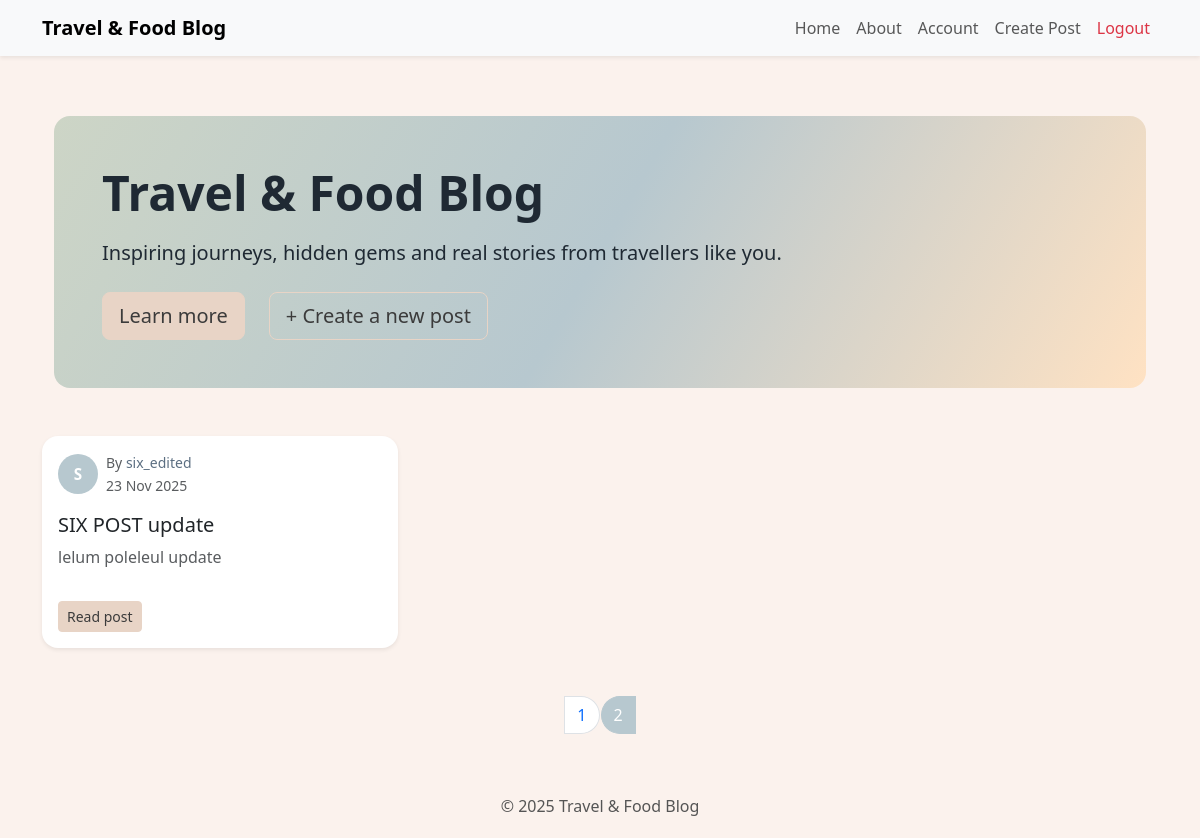
/?page=2 (signed in), run on the app's committed database.
### travelcompanyblog/models.py (models this page shows, shortened)
class BlogPost(db.Model):
    users = db.relationship(User)
    id = db.Column(db.Integer, primary_key=True)
    user_id = db.Column(db.Integer, db.ForeignKey('users.id'), nullable=False)
    date = db.Column(db.DateTime, nullable=False, default=datetime.utcnow)
    title = db.Column(db.String(140), nullable=False)
    text = db.Column(db.Text, nullable=False)

class User(db.Model, UserMixin):
    __tablename__ = 'users'
    id = db.Column(db.Integer, primary_key=True)
    profile_image = db.Column(db.String(64), nullable=False, default='default_profile.png')
    email = db.Column(db.String(64), unique=True, index=True)
    username = db.Column(db.String(64), unique=True, index=True)
    password_hash = db.Column(db.String(128))
    posts = db.relationship('BlogPost', backref='author', lazy=True)

### travelcompanyblog/core/views.py (the view)
@core.route('/')
def index():
    page = request.args.get('page', 1, type=int)
    blog_post = BlogPost.query.order_by(BlogPost.date.desc()).paginate(page=page, per_page=9)
    return render_template('index.html', blog_posts=blog_post)

### travelcompanyblog/models.py (called while the page is built)
@login_manager.user_loader
def load_user(user_id):
    return User.query.get(int(user_id))

### travelcompanyblog/templates/index.html (shortened to what this page needs)
{% extends "base.html" %}
{% block content %}
<div class="container" style="margin-top: 60px;">
<div class="bg-hero rounded-4 p-5 mb-5 text-center text-md-start">
  <h1 class="display-5 fw-bold mb-3">Travel & Food Blog</h1>
  <p class="lead mb-4">
    Inspiring journeys, hidden gems and real stories from travellers like you.
  </p>
  <div class="d-flex flex-column flex-sm-row gap-2">
    <a href="{{ url_for('core.info') }}" class="btn btn-accent btn-lg me-sm-3 mb-2 mb-sm-0">
      Learn more
    </a>
    {% if current_user.is_authenticated %}
      <a href="{{ url_for('blog_posts.create_post') }}" class="btn btn-outline-accent btn-lg">
        + Create a new post
      </a>
    {% else %}
      <a href="{{ url_for('users.register') }}" class="btn btn-outline-accent btn-lg">
        Join the community
      </a>
    {% endif %}
  </div>
</div>
</div>
<div class="row g-4">
  {% for post in blog_posts.items %}
    <div class="col-md-6 col-lg-4">
      <div class="card h-100 shadow-sm border-0 blog-card">
        <div class="card-body d-flex flex-column">
          <div class="d-flex align-items-center mb-3">
            <div class="avatar-circle me-2">
              {{ post.author.username[0]|upper }}
            </div>
            <div>
              <small class="text-muted d-block">
                By <a href="{{ url_for('users.user_posts', username=post.author.username) }}"
                      class="author-link">
                      {{ post.author.username }}
                    </a>
              </small>
              <small class="text-muted">
                {{ post.date.strftime('%d %b %Y') }}
              </small>
            </div>
          </div>
          <h5 class="card-title mb-2">
            <a href="{{ url_for('blog_posts.blog_post', blog_post_id=post.id) }}"
               class="stretched-link text-decoration-none text-dark">
              {{ post.title }}
            </a>
          </h5>
          <p class="card-text text-muted flex-grow-1">
            {{ post.text[:160] }}{% if post.text|length > 160 %}...{% endif %}
          </p>
          <div class="mt-3">
            <a class="btn btn-sm btn-accent"
               href="{{ url_for('blog_posts.blog_post', blog_post_id=post.id) }}">
              Read post
            </a>
          </div>
        </div>
      </div>
    </div>
  {% endfor %}
</div>
<nav aria-label="Page navigation" class="mt-5">
  <ul class="pagination justify-content-center">
    {% for page_num in blog_posts.iter_pages(left_edge=1, left_current=2,
                                             right_current=2, right_edge=1) %}
      {% if page_num %}
        <li class="page-item {% if blog_posts.page == page_num %}active{% endif %}">
          <a class="page-link"
             href="{{ url_for('core.index', page=page_num) }}">{{ page_num }}</a>
        </li>
      {% else %}
        <li class="page-item disabled"><span class="page-link">…</span></li>
      {% endif %}
    {% endfor %}
  </ul>
</nav>
{% endblock %}

### travelcompanyblog/templates/base.html (style rules this page uses)
body { background: #FBF2ED; }
.bg-hero { background: linear-gradient(120deg, #CDD5C6, #B7C8CF, #FFE2C3); color: #1f2933; }
.blog-card { background-color: #ffffff; border-radius: 1rem; transition: transform 0.15s ease, box-shadow 0.15s ease; }
.avatar-circle { width: 40px; height: 40px; border-radius: 50%; background-color: #B7C8CF; color: #ffffff; font-weight: 600; display: flex; align-items: center; justify-content: center; font-size: 0.95rem; }
.author-link { color: #5c6f82; text-decoration: none; }
.btn-accent { background-color: #E8D4C6; border-color: #E8D4C6; color: #3b3b3b; }
.btn-outline-accent { border-color: #E8D4C6; color: #3b3b3b; }
.pagination .page-link { border-radius: 999px; margin: 0 2px; }
.pagination .page-item.active .page-link { background-color: #B7C8CF; border-color: #B7C8CF; }

### data on the page
BlogPost: author "S", author.username "six_edited", date "23 Nov 2025", title "SIX POST update", text "lelum poleleul update"

### other printed values
{{ page_num }} "1" "2"
{{ current_year if current_year else "2025" }} "2025"
